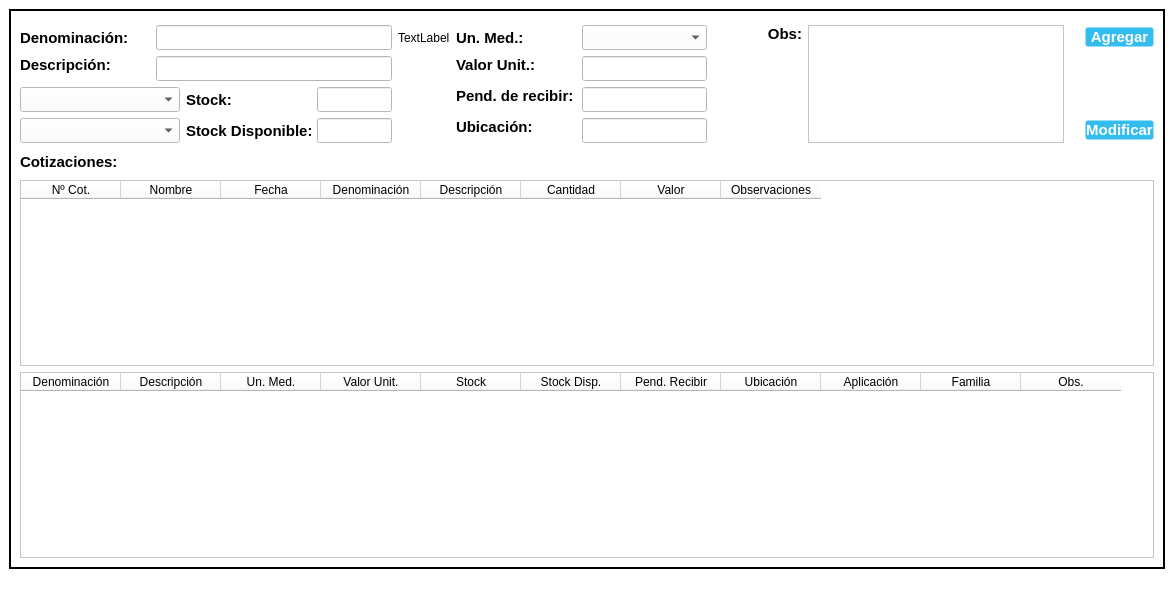
<?xml version="1.0" encoding="UTF-8"?>
<ui version="4.0">
 <class>Supplies_Window</class>
 <widget class="QMainWindow" name="Supplies_Window">
  <property name="geometry">
   <rect>
    <x>0</x>
    <y>0</y>
    <width>1174</width>
    <height>600</height>
   </rect>
  </property>
  <property name="windowTitle">
   <string>Suministros</string>
  </property>
  <property name="windowIcon">
   <iconset>
    <normaloff>//nas01/DATOS/Comunes/EIPSA-ERP/Iconos/icon.ico</normaloff>//nas01/DATOS/Comunes/EIPSA-ERP/Iconos/icon.ico</iconset>
  </property>
  <property name="styleSheet">
   <string notr="true">QWidget {
background-color: rgb(255, 255, 255);
}

.QFrame {
	border: 2px solid black;
}

QPushButton {
background-color: #33bdef;
  border: 1px solid transparent;
  border-radius: 3px;
  box-shadow: rgba(255, 255, 255, .4) 0 1px 0 0 inset;
  box-sizing: border-box;
  color: #fff;
  cursor: pointer;
  display: inline-block;
  font-family: -apple-system,system-ui,&quot;Segoe UI&quot;,&quot;Liberation Sans&quot;,sans-serif;
  font-size: 15px;
  font-weight: 800;
  line-height: 1.15385;
  margin: 0;
  outline: none;
  padding: 8px .8em;
  text-align: center;
  text-decoration: none;
  text-shadow: 0px 1px 0px #263666;
  user-select: none;
  -webkit-user-select: none;
  touch-action: manipulation;
  vertical-align: baseline;
  white-space: nowrap;
}

QPushButton:hover {
	background-color: #019ad2;
	border-color: rgb(0, 0, 0);
}

QPushButton:pressed {
	background-color: rgb(1, 140, 190);
	border-color: rgb(255, 255, 255);
}</string>
  </property>
  <widget class="QWidget" name="centralwidget">
   <layout class="QGridLayout" name="gridLayout">
    <item row="0" column="1">
     <widget class="QFrame" name="frame">
      <property name="frameShape">
       <enum>QFrame::StyledPanel</enum>
      </property>
      <property name="frameShadow">
       <enum>QFrame::Raised</enum>
      </property>
      <layout class="QGridLayout" name="gridLayout_2">
       <item row="0" column="1">
        <spacer name="verticalSpacer">
         <property name="orientation">
          <enum>Qt::Vertical</enum>
         </property>
         <property name="sizeType">
          <enum>QSizePolicy::Fixed</enum>
         </property>
         <property name="sizeHint" stdset="0">
          <size>
           <width>20</width>
           <height>5</height>
          </size>
         </property>
        </spacer>
       </item>
       <item row="4" column="4">
        <widget class="QLabel" name="label_StockAv">
         <property name="minimumSize">
          <size>
           <width>125</width>
           <height>25</height>
          </size>
         </property>
         <property name="maximumSize">
          <size>
           <width>125</width>
           <height>25</height>
          </size>
         </property>
         <property name="font">
          <font>
           <pointsize>11</pointsize>
           <bold>true</bold>
          </font>
         </property>
         <property name="text">
          <string>Stock Disponible:</string>
         </property>
        </widget>
       </item>
       <item row="1" column="6">
        <widget class="QLabel" name="label_ID">
         <property name="text">
          <string>TextLabel</string>
         </property>
        </widget>
       </item>
       <item row="3" column="1" colspan="3">
        <widget class="QComboBox" name="Destination_Supplies">
         <property name="minimumSize">
          <size>
           <width>0</width>
           <height>25</height>
          </size>
         </property>
         <property name="maximumSize">
          <size>
           <width>16777215</width>
           <height>25</height>
          </size>
         </property>
         <property name="font">
          <font>
           <pointsize>10</pointsize>
          </font>
         </property>
        </widget>
       </item>
       <item row="2" column="7">
        <widget class="QLabel" name="label_UnitValue">
         <property name="minimumSize">
          <size>
           <width>110</width>
           <height>25</height>
          </size>
         </property>
         <property name="maximumSize">
          <size>
           <width>110</width>
           <height>25</height>
          </size>
         </property>
         <property name="font">
          <font>
           <pointsize>11</pointsize>
           <bold>true</bold>
          </font>
         </property>
         <property name="text">
          <string>Valor Unit.:</string>
         </property>
         <property name="alignment">
          <set>Qt::AlignLeading|Qt::AlignLeft|Qt::AlignTop</set>
         </property>
        </widget>
       </item>
       <item row="1" column="7">
        <widget class="QLabel" name="label_MeasureUnit">
         <property name="font">
          <font>
           <pointsize>11</pointsize>
           <bold>true</bold>
          </font>
         </property>
         <property name="text">
          <string>Un. Med.:</string>
         </property>
        </widget>
       </item>
       <item row="1" column="15">
        <widget class="QPushButton" name="Button_AddSupply">
         <property name="text">
          <string>Agregar</string>
         </property>
        </widget>
       </item>
       <item row="4" column="1" colspan="3">
        <widget class="QComboBox" name="Class_Supplies">
         <property name="minimumSize">
          <size>
           <width>0</width>
           <height>25</height>
          </size>
         </property>
         <property name="maximumSize">
          <size>
           <width>16777215</width>
           <height>25</height>
          </size>
         </property>
         <property name="font">
          <font>
           <pointsize>10</pointsize>
          </font>
         </property>
        </widget>
       </item>
       <item row="3" column="5">
        <widget class="QLineEdit" name="Stock_Supplies">
         <property name="minimumSize">
          <size>
           <width>75</width>
           <height>25</height>
          </size>
         </property>
         <property name="maximumSize">
          <size>
           <width>75</width>
           <height>25</height>
          </size>
         </property>
         <property name="font">
          <font>
           <pointsize>10</pointsize>
          </font>
         </property>
         <property name="readOnly">
          <bool>true</bool>
         </property>
        </widget>
       </item>
       <item row="3" column="7">
        <widget class="QLabel" name="label_Pending">
         <property name="minimumSize">
          <size>
           <width>120</width>
           <height>25</height>
          </size>
         </property>
         <property name="maximumSize">
          <size>
           <width>120</width>
           <height>25</height>
          </size>
         </property>
         <property name="font">
          <font>
           <pointsize>11</pointsize>
           <bold>true</bold>
          </font>
         </property>
         <property name="text">
          <string>Pend. de recibir:</string>
         </property>
         <property name="alignment">
          <set>Qt::AlignLeading|Qt::AlignLeft|Qt::AlignTop</set>
         </property>
        </widget>
       </item>
       <item row="1" column="8" colspan="2">
        <widget class="QComboBox" name="MeasureUnit_Supplies">
         <property name="minimumSize">
          <size>
           <width>0</width>
           <height>25</height>
          </size>
         </property>
         <property name="maximumSize">
          <size>
           <width>16777215</width>
           <height>25</height>
          </size>
         </property>
         <property name="font">
          <font>
           <pointsize>10</pointsize>
          </font>
         </property>
        </widget>
       </item>
       <item row="1" column="2" colspan="4">
        <widget class="QLineEdit" name="Name_Supplies">
         <property name="minimumSize">
          <size>
           <width>100</width>
           <height>25</height>
          </size>
         </property>
         <property name="maximumSize">
          <size>
           <width>16777215</width>
           <height>25</height>
          </size>
         </property>
         <property name="font">
          <font>
           <pointsize>10</pointsize>
          </font>
         </property>
        </widget>
       </item>
       <item row="11" column="1" colspan="15">
        <widget class="QTableWidget" name="tableSupplies">
         <column>
          <property name="text">
           <string>Denominación</string>
          </property>
         </column>
         <column>
          <property name="text">
           <string>Descripción</string>
          </property>
         </column>
         <column>
          <property name="text">
           <string>Un. Med.</string>
          </property>
         </column>
         <column>
          <property name="text">
           <string>Valor Unit.</string>
          </property>
         </column>
         <column>
          <property name="text">
           <string>Stock</string>
          </property>
         </column>
         <column>
          <property name="text">
           <string>Stock Disp.</string>
          </property>
         </column>
         <column>
          <property name="text">
           <string>Pend. Recibir</string>
          </property>
         </column>
         <column>
          <property name="text">
           <string>Ubicación</string>
          </property>
         </column>
         <column>
          <property name="text">
           <string>Aplicación</string>
          </property>
         </column>
         <column>
          <property name="text">
           <string>Familia</string>
          </property>
         </column>
         <column>
          <property name="text">
           <string>Obs.</string>
          </property>
         </column>
        </widget>
       </item>
       <item row="10" column="1" colspan="15">
        <widget class="QTableWidget" name="tableQuotations">
         <column>
          <property name="text">
           <string>Nº Cot.</string>
          </property>
         </column>
         <column>
          <property name="text">
           <string>Nombre</string>
          </property>
         </column>
         <column>
          <property name="text">
           <string>Fecha</string>
          </property>
         </column>
         <column>
          <property name="text">
           <string>Denominación</string>
          </property>
         </column>
         <column>
          <property name="text">
           <string>Descripción</string>
          </property>
         </column>
         <column>
          <property name="text">
           <string>Cantidad</string>
          </property>
         </column>
         <column>
          <property name="text">
           <string>Valor</string>
          </property>
         </column>
         <column>
          <property name="text">
           <string>Observaciones</string>
          </property>
         </column>
        </widget>
       </item>
       <item row="1" column="11">
        <widget class="QLabel" name="label_Obs">
         <property name="minimumSize">
          <size>
           <width>75</width>
           <height>25</height>
          </size>
         </property>
         <property name="maximumSize">
          <size>
           <width>75</width>
           <height>25</height>
          </size>
         </property>
         <property name="font">
          <font>
           <pointsize>11</pointsize>
           <bold>true</bold>
          </font>
         </property>
         <property name="text">
          <string>Obs:</string>
         </property>
         <property name="alignment">
          <set>Qt::AlignRight|Qt::AlignTop|Qt::AlignTrailing</set>
         </property>
        </widget>
       </item>
       <item row="2" column="1">
        <widget class="QLabel" name="label_Description">
         <property name="minimumSize">
          <size>
           <width>130</width>
           <height>25</height>
          </size>
         </property>
         <property name="maximumSize">
          <size>
           <width>130</width>
           <height>25</height>
          </size>
         </property>
         <property name="font">
          <font>
           <pointsize>11</pointsize>
           <bold>true</bold>
          </font>
         </property>
         <property name="text">
          <string>Descripción:</string>
         </property>
         <property name="alignment">
          <set>Qt::AlignLeading|Qt::AlignLeft|Qt::AlignTop</set>
         </property>
        </widget>
       </item>
       <item row="4" column="7">
        <widget class="QLabel" name="label_Location">
         <property name="minimumSize">
          <size>
           <width>80</width>
           <height>25</height>
          </size>
         </property>
         <property name="maximumSize">
          <size>
           <width>16777215</width>
           <height>25</height>
          </size>
         </property>
         <property name="font">
          <font>
           <pointsize>11</pointsize>
           <bold>true</bold>
          </font>
         </property>
         <property name="text">
          <string>Ubicación:</string>
         </property>
         <property name="alignment">
          <set>Qt::AlignLeading|Qt::AlignLeft|Qt::AlignTop</set>
         </property>
        </widget>
       </item>
       <item row="1" column="1">
        <widget class="QLabel" name="label_SupplyName">
         <property name="minimumSize">
          <size>
           <width>130</width>
           <height>25</height>
          </size>
         </property>
         <property name="maximumSize">
          <size>
           <width>130</width>
           <height>25</height>
          </size>
         </property>
         <property name="font">
          <font>
           <pointsize>11</pointsize>
           <bold>true</bold>
          </font>
         </property>
         <property name="text">
          <string>Denominación:</string>
         </property>
        </widget>
       </item>
       <item row="6" column="1">
        <widget class="QLabel" name="label_Quotations">
         <property name="minimumSize">
          <size>
           <width>0</width>
           <height>25</height>
          </size>
         </property>
         <property name="maximumSize">
          <size>
           <width>16777215</width>
           <height>25</height>
          </size>
         </property>
         <property name="font">
          <font>
           <pointsize>11</pointsize>
           <bold>true</bold>
          </font>
         </property>
         <property name="text">
          <string>Cotizaciones:</string>
         </property>
        </widget>
       </item>
       <item row="2" column="2" colspan="4">
        <widget class="QLineEdit" name="Description_Supplies">
         <property name="minimumSize">
          <size>
           <width>100</width>
           <height>25</height>
          </size>
         </property>
         <property name="maximumSize">
          <size>
           <width>16777215</width>
           <height>25</height>
          </size>
         </property>
         <property name="font">
          <font>
           <pointsize>10</pointsize>
          </font>
         </property>
        </widget>
       </item>
       <item row="2" column="8" colspan="2">
        <widget class="QLineEdit" name="UnitValue_Supplies">
         <property name="minimumSize">
          <size>
           <width>100</width>
           <height>25</height>
          </size>
         </property>
         <property name="maximumSize">
          <size>
           <width>16777215</width>
           <height>25</height>
          </size>
         </property>
         <property name="font">
          <font>
           <pointsize>10</pointsize>
          </font>
         </property>
        </widget>
       </item>
       <item row="3" column="4">
        <widget class="QLabel" name="label_Stock">
         <property name="minimumSize">
          <size>
           <width>125</width>
           <height>25</height>
          </size>
         </property>
         <property name="maximumSize">
          <size>
           <width>125</width>
           <height>25</height>
          </size>
         </property>
         <property name="font">
          <font>
           <pointsize>11</pointsize>
           <bold>true</bold>
          </font>
         </property>
         <property name="text">
          <string>Stock:</string>
         </property>
        </widget>
       </item>
       <item row="3" column="8" colspan="2">
        <widget class="QLineEdit" name="Pending_Supplies">
         <property name="minimumSize">
          <size>
           <width>100</width>
           <height>25</height>
          </size>
         </property>
         <property name="maximumSize">
          <size>
           <width>16777215</width>
           <height>25</height>
          </size>
         </property>
         <property name="font">
          <font>
           <pointsize>10</pointsize>
          </font>
         </property>
         <property name="readOnly">
          <bool>true</bool>
         </property>
        </widget>
       </item>
       <item row="4" column="5">
        <widget class="QLineEdit" name="StockAv_Supplies">
         <property name="minimumSize">
          <size>
           <width>75</width>
           <height>25</height>
          </size>
         </property>
         <property name="maximumSize">
          <size>
           <width>75</width>
           <height>25</height>
          </size>
         </property>
         <property name="font">
          <font>
           <pointsize>10</pointsize>
          </font>
         </property>
         <property name="readOnly">
          <bool>true</bool>
         </property>
        </widget>
       </item>
       <item row="4" column="8" colspan="2">
        <widget class="QLineEdit" name="Location_Supplies">
         <property name="minimumSize">
          <size>
           <width>0</width>
           <height>25</height>
          </size>
         </property>
         <property name="maximumSize">
          <size>
           <width>16777215</width>
           <height>25</height>
          </size>
         </property>
         <property name="font">
          <font>
           <pointsize>10</pointsize>
          </font>
         </property>
        </widget>
       </item>
       <item row="4" column="15">
        <widget class="QPushButton" name="Button_ModifySupply">
         <property name="text">
          <string>Modificar</string>
         </property>
        </widget>
       </item>
       <item row="1" column="12" rowspan="4" colspan="2">
        <widget class="QTextEdit" name="Obs_Supplies">
         <property name="minimumSize">
          <size>
           <width>0</width>
           <height>100</height>
          </size>
         </property>
         <property name="font">
          <font>
           <pointsize>10</pointsize>
          </font>
         </property>
        </widget>
       </item>
      </layout>
     </widget>
    </item>
   </layout>
  </widget>
  <widget class="QMenuBar" name="menubar">
   <property name="geometry">
    <rect>
     <x>0</x>
     <y>0</y>
     <width>1174</width>
     <height>22</height>
    </rect>
   </property>
  </widget>
  <widget class="QStatusBar" name="statusbar"/>
 </widget>
 <resources/>
 <connections/>
</ui>
